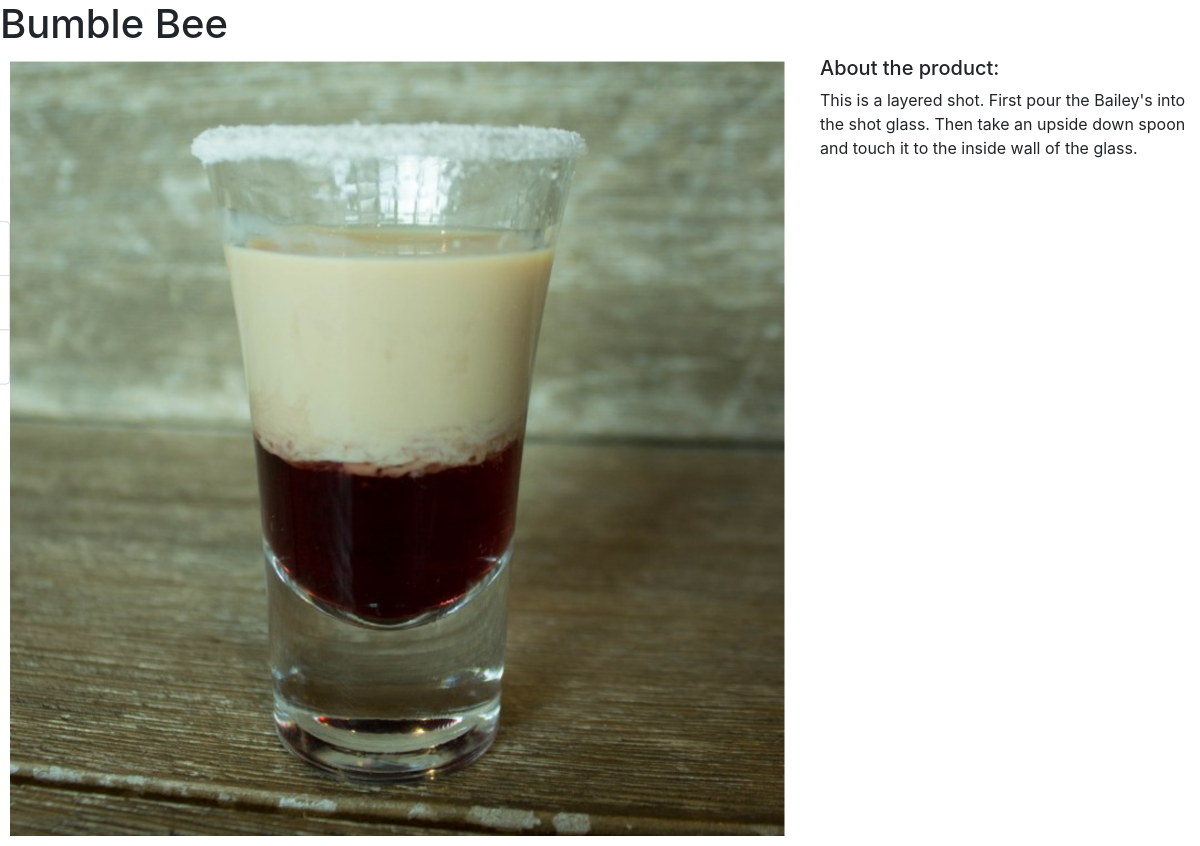
Screenshot of /products/2/ with the database file from the repository.
### products/models.py (models this page shows)
class Product(models.Model):
    title = models.CharField(max_length=100)
    description = models.TextField()
    image = models.FilePathField(path="/img")

### products/views.py (the view)
# urls.py: path("<int:pk>/", views.product_detail, name="product_detail"),
def product_detail(request, pk):
    product = Product.objects.get(pk=pk)
    context = {
        'product': product
    }
    return render(request, 'product_detail.html', context)

### products/templates/product_detail.html (shortened to what this page needs)
<!DOCTYPE html>
<html lang="en">
<head>
</head>
<body>
    {% extends "base.html" %}
    {% load static %}
    {% block page_content %}
    <h1>{{ product.title }}</h1>
    <div class="row">
        <div class="col-md-8">
            <img src="{% static product.image %}" alt="" width="100%">
        </div>
        <div class="col-md-4">
            <h5>About the product:</h5>
            <p>{{ product.description }}</p>
            <br>
        </div>
    </div>
    {% endblock %}

### rows the page displays
Product: title "Bumble Bee", image (picture), description "This is a layered shot. First pour the Bailey's into the shot glass. Then take an upside down spoon and touch it to the inside wall of the glass."
